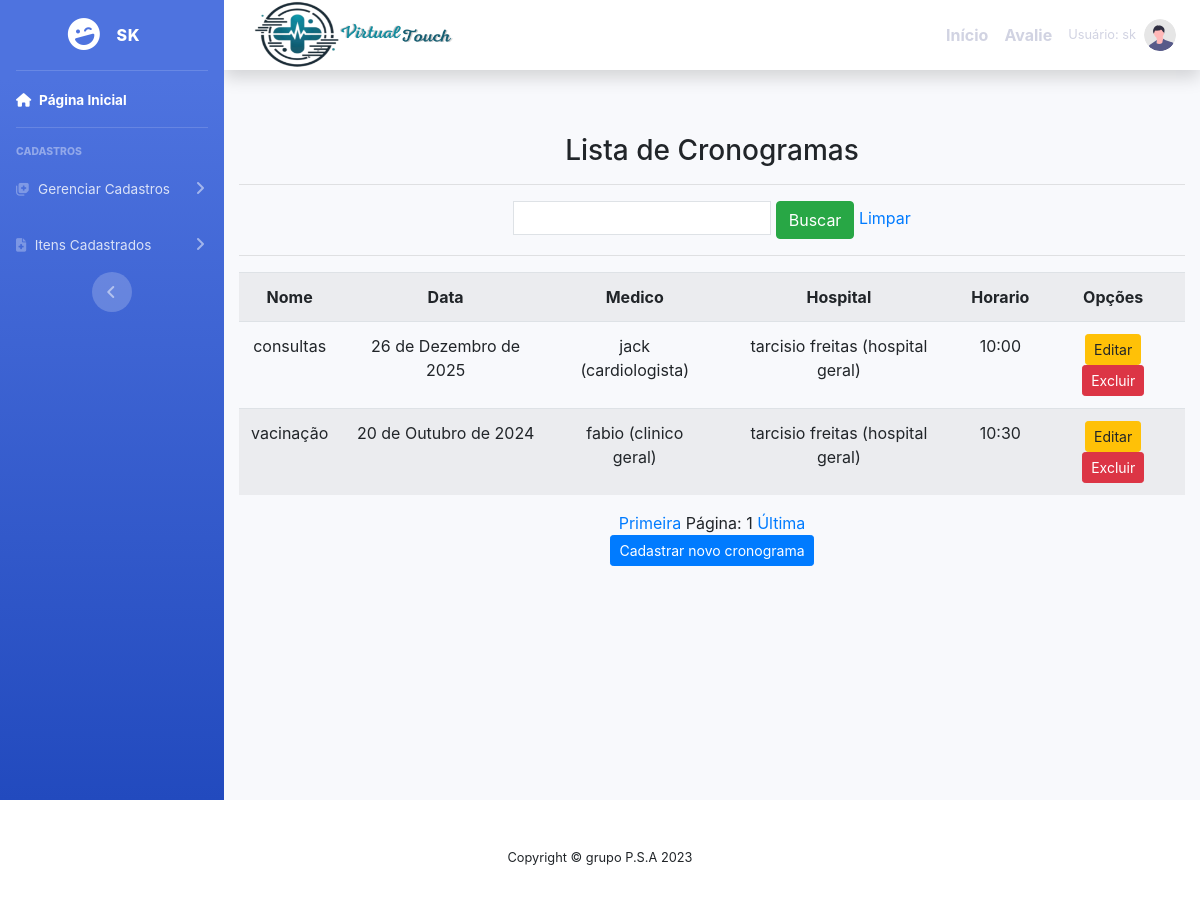
The app's page /listar/cronograma/ (signed in) with its own data.
### cadastros/models.py (models this page shows, shortened)
class Cronograma(models.Model):
    usuario  = models.ForeignKey(User, on_delete=models.PROTECT)
    nome = models.CharField(max_length=50 , verbose_name = 'nome')
    data= models.DateField(verbose_name='data', max_length = 10)
    medico = models.ForeignKey (Medico, on_delete=models.PROTECT)
    hospital = models.ForeignKey(Hospital, on_delete=models.PROTECT)
    horario= models.CharField( verbose_name="horario" , max_length=15 )

class Medico(models.Model):
    usuario  = models.ForeignKey(User, on_delete=models.PROTECT)
    numero = models.IntegerField(verbose_name="Número de telefone")
    nome = models.CharField(max_length=50, verbose_name=" nome")
    cpf = models.CharField(max_length = 11 ,verbose_name=" cpf ")
    especificacao = models.CharField(max_length=150)
    hospital = models.ForeignKey(Hospital, on_delete=models.PROTECT)
    def __str__(self):
        return "{} ({})".format( self.nome, self. especificacao)

class Hospital(models.Model):
    usuario = models.ForeignKey(User, on_delete=models.PROTECT)
    nome = models.CharField(max_length=50)
    descricao = models.CharField(max_length=150,
        verbose_name="descricao")
    def __str__(self):
        return "{} ({})".format(self.nome, self.descricao)

### cadastros/views.py (the view)
# urls.py: path('listar/cronograma/',CronogramaList.as_view(),
class CronogramaList(ListView):
    model = Cronograma
    template_name = 'listas/cronograma.html'
    paginate_by = 5
    def get_queryset(self):
        nome = self.request.GET.get('nome')
        if nome:
            cronograma = Cronograma.objects.filter(nome__icontains=nome)
        else:
            cronograma = Cronograma.objects.all()
        return cronograma

### paginas/templates/listas/cronograma.html (shortened to what this page needs)
{% extends 'modelo.html' %}
{% load static %}
{% block conteudo %}
    <div class="container">
        <h3>Lista de Cronogramas </h3>
        <hr>
        <div class="table-responsive">
            <form action="?" method="GET">
                <input type="text" name="nome" class="p-1 border" value="{{ request.GET.nome }}">
                <button type="submit" class="btn btn-success">Buscar</button>
                <a href="{% url 'Listar-cronograma' %}">Limpar</a>
            </form>
            <hr>
        <table class="table table-striped">
            <tr>
                <th>Nome</th>
                <th>Data</th>
                <th>Medico</th>
                <th>Hospital</th>
                <th>Horario</th>
                <th>Opções</th>
            </tr>
        {% for cronograma in object_list %}
            <tr>
                <td>{{ cronograma.nome }}</td>
                <td>{{ cronograma.data}}</td>
                <td>{{ cronograma.medico }}</td>
                <td>{{ cronograma.hospital}}</td>
                <td>{{ cronograma.horario}}</td>
                <td>
                    <a href="{% url 'editar-cronograma' cronograma.pk %}" class="btn btn-warning btn-sm" title="Editar">Editar</a>
                    <a href="{% url 'excluir-cronograma' cronograma.pk %}" class="btn btn-danger btn-sm" title="Excluir">Excluir</a>
                </td>
                </tr>
                {% empty %}
                <tr>
                    <td colspan="3">Nenhuma cronograma registrada.</td>
                </tr>
        {% endfor %}
            </table>
            <div class="text-center">
                <a href="?page=1">Primeira</a>
                <span>Página: {{ page_obj.number }}</span>
                <a href="?page={{ page_obj.paginator.num_pages }}">Última</a>
            </div>
            <a  href="{% url 'cadastrar-cronograma' %}"><button class="btn btn-primary btn-sm" >Cadastrar novo cronograma</button></a>
        </div>
    </div>
{% endblock %}

### paginas/templates/includes/sidebar.html (shortened to what this page needs)
<link href="https://stackpath.bootstrapcdn.com/bootstrap/4.5.2/css/bootstrap.min.css" rel="stylesheet">
<ul class="navbar-nav bg-gradient-primary sidebar sidebar-dark accordion" id="accordionSidebar">
    <a class="sidebar-brand d-flex align-items-center justify-content-center" href="?">
        <div class="sidebar-brand-icon rotate-n-15">
            <i class="fas fa-laugh-wink"></i>
        </div>
        <div class="sidebar-brand-text mx-3">{{ user.get_username }}</div>
    </a>
    <hr class="sidebar-divider my-0">
    <li class="nav-item active">
        <a class="nav-link" href="{% url 'inicio' %}">
            <i class="fas fa-home"></i>
            <span>Página Inicial</span>
        </a>
    </li>
    <hr class="sidebar-divider">
    <div class="sidebar-heading">Cadastros</div>
    <li class="nav-item">
        <a class="nav-link collapsed" href="#" data-toggle="collapse" data-target="#collapseTwo"
           aria-expanded="true" aria-controls="collapseTwo">
            <i class="fas fa-notes-medical"></i>
            <span>Gerenciar Cadastros</span>
        </a>
    </li>
    <li class="nav-item">
        <a class="nav-link collapsed" href="#" data-toggle="collapse" data-target="#collapseUtilities"
           aria-expanded="true" aria-controls="collapseUtilities">
            <i class="fas fa-file-medical"></i>
            <span>Itens Cadastrados</span>
        </a>
    </li>
    <div class="text-center d-none d-md-inline">
        <button class="rounded-circle border-0" id="sidebarToggle"></button>
    </div>
</ul>

### paginas/templates/includes/navbar.html (shortened to what this page needs)
{% load static %}
<nav class="navbar navbar-expand navbar-light bg-white topbar mb-4 static-top shadow">
    <a class="navbar-brand" href="{% url 'inicio' %}">
        <img src="{% static 'fotos/LOGO.png' %}" alt="Logo" width="300" height="150" class="mr-2">
    </a>
    <ul class="navbar-nav ml-auto">
        {% if user.is_authenticated %}
            <li class="nav-item active">
                <a class="nav-link" href="{% url 'inicio' %}"> <strong> Início </strong> <span class="sr-only">(current)</span></a>
            </li>
            <li class="nav-item active">
                <a class="nav-link" href="{% url 'cadastra-comentario' %}"> <strong> Avalie </strong> </a>
            </li>
            <li class="nav-item dropdown no-arrow">
                <a class="nav-link dropdown-toggle" href="#" id="userDropdown" role="button"
                    data-toggle="dropdown" aria-haspopup="true" aria-expanded="false">
                    <span class="mr-2 d-none d-lg-inline text-gray-600 small">Usuário: {{ user.get_username }}</span>
                    <img class="img-profile rounded-circle"
                        src="{% static 'fotos/undraw_profile.svg' %}">
                </a>
            </li>
        {% endif %}
    </ul>
</nav>

### static/css/meu.css (style rules this page uses)
body { font-family: 'Times New Roman', Times, serif; background: linear-gradient(to bottom, #ffffff, #a0c6e5); margin: 0; padding: 0; }
.container { margin-top: 20px; padding: 20px; text-align: center; }

### records on screen
Cronograma: nome "consultas", data "26 de Dezembro de 2025", medico "jack (cardiologista)", hospital "tarcisio freitas (hospital geral)", horario "10:00"
Cronograma: nome "vacinação", data "20 de Outubro de 2024", medico "fabio (clinico geral)", hospital "tarcisio freitas (hospital geral)", horario "10:30"

### other values on screen
{{ user.get_username }} "SK"
{{ user.get_username }} "sk"
{{ page_obj.number }} "1"
